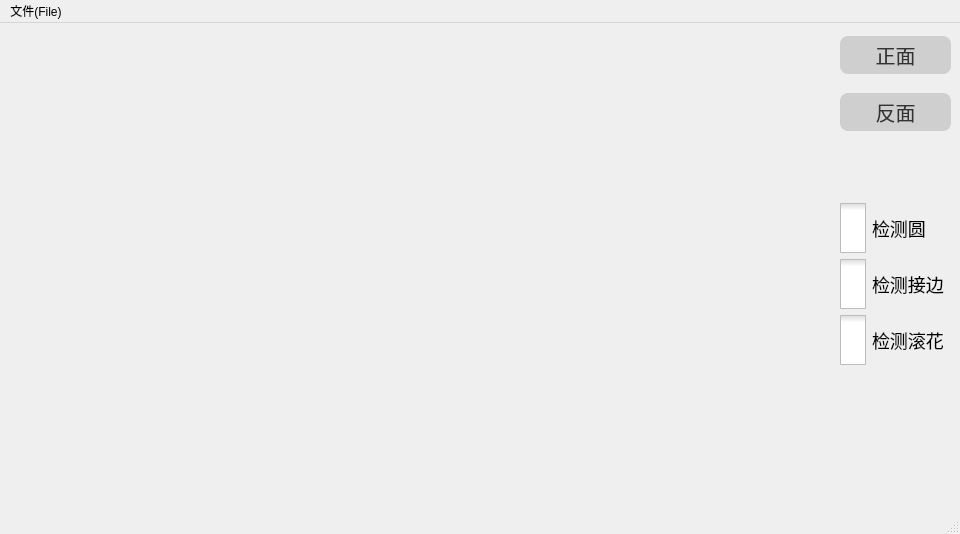
<?xml version="1.0" encoding="UTF-8"?>
<ui version="4.0">
 <class>mainWindow</class>
 <widget class="QMainWindow" name="mainWindow">
  <property name="geometry">
   <rect>
    <x>0</x>
    <y>0</y>
    <width>960</width>
    <height>534</height>
   </rect>
  </property>
  <property name="minimumSize">
   <size>
    <width>960</width>
    <height>534</height>
   </size>
  </property>
  <property name="windowTitle">
   <string>图形识别</string>
  </property>
  <widget class="QWidget" name="centralwidget">
   <widget class="QWidget" name="verticalLayoutWidget_2">
    <property name="geometry">
     <rect>
      <x>840</x>
      <y>180</y>
      <width>112</width>
      <height>164</height>
     </rect>
    </property>
    <layout class="QVBoxLayout" name="verticalLayout_2">
     <item>
      <widget class="QCheckBox" name="checkBox1">
       <property name="font">
        <font>
         <family>Microsoft YaHei UI</family>
         <pointsize>-1</pointsize>
        </font>
       </property>
       <property name="styleSheet">
        <string notr="true">QCheckBox{
	font-size:18px;
font-family:Microsoft YaHei UI;
}
QCheckBox::indicator { 
    width: 26px;
    height: 50px;
}
QCheckBox::indicator::unchecked {   
    image: url(images/unchecked.png);
}
QCheckBox::indicator::checked { 
    image: url(images/checked.png);
}</string>
       </property>
       <property name="text">
        <string>检测圆</string>
       </property>
      </widget>
     </item>
     <item>
      <widget class="QCheckBox" name="checkBox2">
       <property name="font">
        <font>
         <family>Microsoft YaHei UI</family>
         <pointsize>-1</pointsize>
        </font>
       </property>
       <property name="styleSheet">
        <string notr="true">QCheckBox{
	font-size:18px;
font-family:Microsoft YaHei UI;
}
QCheckBox::indicator { 
    width: 26px;
    height: 50px;
}
QCheckBox::indicator::unchecked {   
    image: url(images/unchecked.png);
}
QCheckBox::indicator::checked { 
    image: url(images/checked.png);
}</string>
       </property>
       <property name="text">
        <string>检测接边</string>
       </property>
      </widget>
     </item>
     <item>
      <widget class="QCheckBox" name="checkBox3">
       <property name="font">
        <font>
         <family>Microsoft YaHei UI</family>
         <pointsize>-1</pointsize>
        </font>
       </property>
       <property name="styleSheet">
        <string notr="true">QCheckBox{
	font-size:18px;
font-family:Microsoft YaHei UI;
}
QCheckBox::indicator { 
    width: 26px;
    height: 50px;
}
QCheckBox::indicator::unchecked {   
    image: url(images/unchecked.png);
}
QCheckBox::indicator::checked { 
    image: url(images/checked.png);
}</string>
       </property>
       <property name="text">
        <string>检测滚花</string>
       </property>
      </widget>
     </item>
    </layout>
   </widget>
   <widget class="QScrollArea" name="scrollArea">
    <property name="geometry">
     <rect>
      <x>0</x>
      <y>0</y>
      <width>840</width>
      <height>480</height>
     </rect>
    </property>
    <property name="styleSheet">
     <string notr="true">QScrollBar:vertical {
background: #E6E6E6;
width: 14px;
margin: 0px;
border-radius: 7px;
}
QScrollBar::handle:vertical {
background: #cfcfcf;
min-height: 14px;
border-radius: 7px;
}
QScrollBar::handle:pressed{
background:#a0a0a0;
}
QScrollBar::add-line:vertical {
background: #E6E6E6;
height: 0px;
border-radius: 7px;
}
QScrollBar::sub-line:vertical {
background: #E6E6E6;
height: 0px;
border-radius: 7px;
}
QScrollBar:horizontal{
background: #E6E6E6;
height: 14px;
margin: 0px;
border-radius: 7px;
}
QScrollBar::handle:horizontal{
background: #cfcfcf;
min-width: 14px;
border-radius: 7px;
}
QScrollBar::handle:pressed{
background:#a0a0a0;
}
QScrollBar::add-line:horizontal{
background: #E6E6E6;
width: 0px;
border-radius: 7px;
}
QScrollBar::sub-line:horizontal{
background: #E6E6E6;
width: 0px;
border-radius: 7px;
}</string>
    </property>
    <property name="frameShape">
     <enum>QFrame::NoFrame</enum>
    </property>
    <property name="lineWidth">
     <number>0</number>
    </property>
    <property name="widgetResizable">
     <bool>true</bool>
    </property>
    <widget class="QWidget" name="scrollAreaWidgetContents">
     <property name="geometry">
      <rect>
       <x>0</x>
       <y>0</y>
       <width>840</width>
       <height>480</height>
      </rect>
     </property>
     <widget class="QLabel" name="label">
      <property name="geometry">
       <rect>
        <x>0</x>
        <y>0</y>
        <width>841</width>
        <height>481</height>
       </rect>
      </property>
      <property name="font">
       <font>
        <family>Microsoft YaHei UI</family>
       </font>
      </property>
      <property name="text">
       <string/>
      </property>
     </widget>
    </widget>
   </widget>
   <widget class="QWidget" name="verticalLayoutWidget">
    <property name="geometry">
     <rect>
      <x>840</x>
      <y>0</y>
      <width>111</width>
      <height>121</height>
     </rect>
    </property>
    <layout class="QVBoxLayout" name="verticalLayout">
     <item>
      <widget class="QPushButton" name="positiveButton">
       <property name="font">
        <font>
         <family>Microsoft YaHei UI</family>
         <pointsize>-1</pointsize>
        </font>
       </property>
       <property name="styleSheet">
        <string notr="true">QPushButton{
  padding: 4px 12px;
  margin-bottom: 0;
  font-size: 20px;
  font-family:Microsoft YaHei UI;
  line-height: 20px;
  color: #333333;
  text-align: center;
  vertical-align: middle;
  background-color: #cfcfcf;
  background-repeat: repeat-x;
  border-color: #cfcfcf;
  border-bottom-color:#cfcfcf;
  border-radius: 8px;
border-style:inset;
}
QPushButton:hover{
background-color: #a0a0a0;
}
QPushButton:pressed{
  background-color: #888888;
border-style:outset;
}</string>
       </property>
       <property name="text">
        <string>正面</string>
       </property>
      </widget>
     </item>
     <item>
      <widget class="QPushButton" name="negativeButton">
       <property name="font">
        <font>
         <family>Microsoft YaHei UI</family>
         <pointsize>-1</pointsize>
        </font>
       </property>
       <property name="styleSheet">
        <string notr="true">QPushButton{
  padding: 4px 12px;
  margin-bottom: 0;
  font-size: 20px;
  font-family:Microsoft YaHei UI;
  line-height: 20px;
  color: #333333;
  text-align: center;
  vertical-align: middle;
  background-color: #cfcfcf;
  background-repeat: repeat-x;
  border-color: #cfcfcf;
  border-bottom-color:#cfcfcf;
  border-radius: 8px;
border-style:inset;
}
QPushButton:hover{
background-color: #a0a0a0;
}
QPushButton:pressed{
  background-color: #888888;
border-style:outset;
}</string>
       </property>
       <property name="text">
        <string>反面</string>
       </property>
      </widget>
     </item>
    </layout>
   </widget>
  </widget>
  <widget class="QMenuBar" name="menubar">
   <property name="geometry">
    <rect>
     <x>0</x>
     <y>0</y>
     <width>960</width>
     <height>23</height>
    </rect>
   </property>
   <widget class="QMenu" name="menu_File">
    <property name="title">
     <string>文件(File)</string>
    </property>
    <addaction name="openAction"/>
    <addaction name="saveAction"/>
    <addaction name="closeAction"/>
   </widget>
   <addaction name="menu_File"/>
  </widget>
  <widget class="QStatusBar" name="statusbar"/>
  <action name="openAction">
   <property name="text">
    <string>打开(open)</string>
   </property>
   <property name="font">
    <font>
     <family>Microsoft YaHei UI</family>
    </font>
   </property>
  </action>
  <action name="saveAction">
   <property name="text">
    <string>保存(save)</string>
   </property>
  </action>
  <action name="closeAction">
   <property name="text">
    <string>关闭(close)</string>
   </property>
  </action>
 </widget>
 <resources/>
 <connections/>
</ui>
